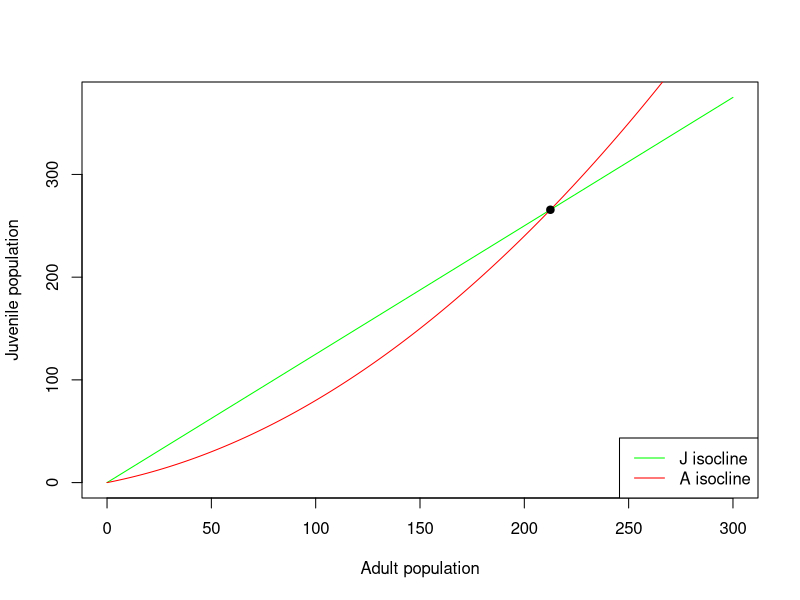

Write the R code that produced this figure.

# vecror of population adults
A = c(0:300);
#constrants
b <- 1;
g <- 0.5;
mu_j <- 0.3;
mu_0 <- 0.2;
c <- 0.01;

isocline1 <- function(vec){
  line1 <- b*vec/(g+mu_j);
  line1;
}
isocline2 <- function(vec){
  line2 <- (mu_0*vec + mu_0 * c * vec**2) / g;
  line2;
}

#equilibrium
J_eq <- b*(g*b-mu_0*g-mu_0*mu_j)/((g+mu_j)*(mu_0*mu_j*c+mu_0*c*g));
A_eq <- (g*b-mu_0*g-mu_0*mu_j)/(mu_0*mu_j*c+mu_0*c*g);

#plot
par(mfrow = c(1,1))
plot (A, isocline1(A), type = 'l', col = 'green',
      xlab = 'Adult population', ylab = 'Juvenile population')
lines(A, isocline2(A), col = 'red')
points(A_eq,J_eq, pch=19)
legend('bottomright', legend = c('J isocline','A isocline'),
       lty=c(1,1), col=c('green','red'))
